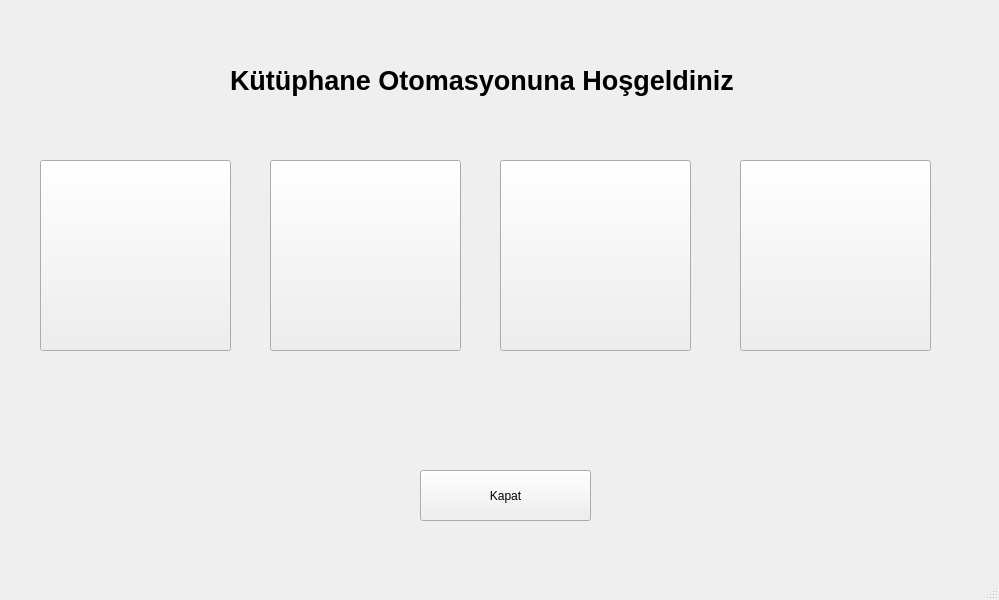
<?xml version="1.0" encoding="UTF-8"?>
<ui version="4.0">
 <class>MainWindow</class>
 <widget class="QMainWindow" name="MainWindow">
  <property name="geometry">
   <rect>
    <x>0</x>
    <y>0</y>
    <width>999</width>
    <height>600</height>
   </rect>
  </property>
  <property name="windowTitle">
   <string>MainWindow</string>
  </property>
  <widget class="QWidget" name="centralwidget">
   <widget class="QPushButton" name="pushButton">
    <property name="geometry">
     <rect>
      <x>40</x>
      <y>160</y>
      <width>191</width>
      <height>191</height>
     </rect>
    </property>
    <property name="styleSheet">
     <string notr="true">border-image: url(:/images/images/book.jpg);</string>
    </property>
    <property name="text">
     <string/>
    </property>
   </widget>
   <widget class="QPushButton" name="pushButton_2">
    <property name="geometry">
     <rect>
      <x>270</x>
      <y>160</y>
      <width>191</width>
      <height>191</height>
     </rect>
    </property>
    <property name="styleSheet">
     <string notr="true">border-image: url(:/images/images/odunc_1.jpg);</string>
    </property>
    <property name="text">
     <string/>
    </property>
   </widget>
   <widget class="QPushButton" name="pushButton_3">
    <property name="geometry">
     <rect>
      <x>500</x>
      <y>160</y>
      <width>191</width>
      <height>191</height>
     </rect>
    </property>
    <property name="styleSheet">
     <string notr="true">border-image: url(:/images/images/odunc_2.jpg);</string>
    </property>
    <property name="text">
     <string/>
    </property>
   </widget>
   <widget class="QPushButton" name="uye">
    <property name="geometry">
     <rect>
      <x>740</x>
      <y>160</y>
      <width>191</width>
      <height>191</height>
     </rect>
    </property>
    <property name="styleSheet">
     <string notr="true">border-image: url(:/images/images/user.jpg);</string>
    </property>
    <property name="text">
     <string/>
    </property>
   </widget>
   <widget class="QLabel" name="label">
    <property name="geometry">
     <rect>
      <x>230</x>
      <y>50</y>
      <width>651</width>
      <height>61</height>
     </rect>
    </property>
    <property name="palette">
     <palette>
      <active>
       <colorrole role="WindowText">
        <brush brushstyle="SolidPattern">
         <color alpha="255">
          <red>0</red>
          <green>0</green>
          <blue>0</blue>
         </color>
        </brush>
       </colorrole>
       <colorrole role="Button">
        <brush brushstyle="SolidPattern">
         <color alpha="255">
          <red>240</red>
          <green>45</green>
          <blue>19</blue>
         </color>
        </brush>
       </colorrole>
       <colorrole role="Light">
        <brush brushstyle="SolidPattern">
         <color alpha="255">
          <red>255</red>
          <green>140</green>
          <blue>125</blue>
         </color>
        </brush>
       </colorrole>
       <colorrole role="Midlight">
        <brush brushstyle="SolidPattern">
         <color alpha="255">
          <red>247</red>
          <green>92</green>
          <blue>72</blue>
         </color>
        </brush>
       </colorrole>
       <colorrole role="Dark">
        <brush brushstyle="SolidPattern">
         <color alpha="255">
          <red>120</red>
          <green>23</green>
          <blue>9</blue>
         </color>
        </brush>
       </colorrole>
       <colorrole role="Mid">
        <brush brushstyle="SolidPattern">
         <color alpha="255">
          <red>160</red>
          <green>30</green>
          <blue>13</blue>
         </color>
        </brush>
       </colorrole>
       <colorrole role="Text">
        <brush brushstyle="SolidPattern">
         <color alpha="255">
          <red>0</red>
          <green>0</green>
          <blue>0</blue>
         </color>
        </brush>
       </colorrole>
       <colorrole role="BrightText">
        <brush brushstyle="SolidPattern">
         <color alpha="255">
          <red>255</red>
          <green>255</green>
          <blue>255</blue>
         </color>
        </brush>
       </colorrole>
       <colorrole role="ButtonText">
        <brush brushstyle="SolidPattern">
         <color alpha="255">
          <red>0</red>
          <green>0</green>
          <blue>0</blue>
         </color>
        </brush>
       </colorrole>
       <colorrole role="Base">
        <brush brushstyle="SolidPattern">
         <color alpha="255">
          <red>255</red>
          <green>255</green>
          <blue>255</blue>
         </color>
        </brush>
       </colorrole>
       <colorrole role="Window">
        <brush brushstyle="SolidPattern">
         <color alpha="255">
          <red>240</red>
          <green>45</green>
          <blue>19</blue>
         </color>
        </brush>
       </colorrole>
       <colorrole role="Shadow">
        <brush brushstyle="SolidPattern">
         <color alpha="255">
          <red>0</red>
          <green>0</green>
          <blue>0</blue>
         </color>
        </brush>
       </colorrole>
       <colorrole role="AlternateBase">
        <brush brushstyle="SolidPattern">
         <color alpha="255">
          <red>247</red>
          <green>150</green>
          <blue>137</blue>
         </color>
        </brush>
       </colorrole>
       <colorrole role="ToolTipBase">
        <brush brushstyle="SolidPattern">
         <color alpha="255">
          <red>255</red>
          <green>255</green>
          <blue>220</blue>
         </color>
        </brush>
       </colorrole>
       <colorrole role="ToolTipText">
        <brush brushstyle="SolidPattern">
         <color alpha="255">
          <red>0</red>
          <green>0</green>
          <blue>0</blue>
         </color>
        </brush>
       </colorrole>
       <colorrole role="PlaceholderText">
        <brush brushstyle="SolidPattern">
         <color alpha="127">
          <red>0</red>
          <green>0</green>
          <blue>0</blue>
         </color>
        </brush>
       </colorrole>
       <colorrole role="Accent">
        <brush brushstyle="SolidPattern">
         <color alpha="255">
          <red>255</red>
          <green>255</green>
          <blue>255</blue>
         </color>
        </brush>
       </colorrole>
      </active>
      <inactive>
       <colorrole role="WindowText">
        <brush brushstyle="SolidPattern">
         <color alpha="255">
          <red>0</red>
          <green>0</green>
          <blue>0</blue>
         </color>
        </brush>
       </colorrole>
       <colorrole role="Button">
        <brush brushstyle="SolidPattern">
         <color alpha="255">
          <red>240</red>
          <green>45</green>
          <blue>19</blue>
         </color>
        </brush>
       </colorrole>
       <colorrole role="Light">
        <brush brushstyle="SolidPattern">
         <color alpha="255">
          <red>255</red>
          <green>140</green>
          <blue>125</blue>
         </color>
        </brush>
       </colorrole>
       <colorrole role="Midlight">
        <brush brushstyle="SolidPattern">
         <color alpha="255">
          <red>247</red>
          <green>92</green>
          <blue>72</blue>
         </color>
        </brush>
       </colorrole>
       <colorrole role="Dark">
        <brush brushstyle="SolidPattern">
         <color alpha="255">
          <red>120</red>
          <green>23</green>
          <blue>9</blue>
         </color>
        </brush>
       </colorrole>
       <colorrole role="Mid">
        <brush brushstyle="SolidPattern">
         <color alpha="255">
          <red>160</red>
          <green>30</green>
          <blue>13</blue>
         </color>
        </brush>
       </colorrole>
       <colorrole role="Text">
        <brush brushstyle="SolidPattern">
         <color alpha="255">
          <red>0</red>
          <green>0</green>
          <blue>0</blue>
         </color>
        </brush>
       </colorrole>
       <colorrole role="BrightText">
        <brush brushstyle="SolidPattern">
         <color alpha="255">
          <red>255</red>
          <green>255</green>
          <blue>255</blue>
         </color>
        </brush>
       </colorrole>
       <colorrole role="ButtonText">
        <brush brushstyle="SolidPattern">
         <color alpha="255">
          <red>0</red>
          <green>0</green>
          <blue>0</blue>
         </color>
        </brush>
       </colorrole>
       <colorrole role="Base">
        <brush brushstyle="SolidPattern">
         <color alpha="255">
          <red>255</red>
          <green>255</green>
          <blue>255</blue>
         </color>
        </brush>
       </colorrole>
       <colorrole role="Window">
        <brush brushstyle="SolidPattern">
         <color alpha="255">
          <red>240</red>
          <green>45</green>
          <blue>19</blue>
         </color>
        </brush>
       </colorrole>
       <colorrole role="Shadow">
        <brush brushstyle="SolidPattern">
         <color alpha="255">
          <red>0</red>
          <green>0</green>
          <blue>0</blue>
         </color>
        </brush>
       </colorrole>
       <colorrole role="AlternateBase">
        <brush brushstyle="SolidPattern">
         <color alpha="255">
          <red>247</red>
          <green>150</green>
          <blue>137</blue>
         </color>
        </brush>
       </colorrole>
       <colorrole role="ToolTipBase">
        <brush brushstyle="SolidPattern">
         <color alpha="255">
          <red>255</red>
          <green>255</green>
          <blue>220</blue>
         </color>
        </brush>
       </colorrole>
       <colorrole role="ToolTipText">
        <brush brushstyle="SolidPattern">
         <color alpha="255">
          <red>0</red>
          <green>0</green>
          <blue>0</blue>
         </color>
        </brush>
       </colorrole>
       <colorrole role="PlaceholderText">
        <brush brushstyle="SolidPattern">
         <color alpha="127">
          <red>0</red>
          <green>0</green>
          <blue>0</blue>
         </color>
        </brush>
       </colorrole>
       <colorrole role="Accent">
        <brush brushstyle="SolidPattern">
         <color alpha="255">
          <red>255</red>
          <green>255</green>
          <blue>255</blue>
         </color>
        </brush>
       </colorrole>
      </inactive>
      <disabled>
       <colorrole role="WindowText">
        <brush brushstyle="SolidPattern">
         <color alpha="255">
          <red>120</red>
          <green>23</green>
          <blue>9</blue>
         </color>
        </brush>
       </colorrole>
       <colorrole role="Button">
        <brush brushstyle="SolidPattern">
         <color alpha="255">
          <red>240</red>
          <green>45</green>
          <blue>19</blue>
         </color>
        </brush>
       </colorrole>
       <colorrole role="Light">
        <brush brushstyle="SolidPattern">
         <color alpha="255">
          <red>255</red>
          <green>140</green>
          <blue>125</blue>
         </color>
        </brush>
       </colorrole>
       <colorrole role="Midlight">
        <brush brushstyle="SolidPattern">
         <color alpha="255">
          <red>247</red>
          <green>92</green>
          <blue>72</blue>
         </color>
        </brush>
       </colorrole>
       <colorrole role="Dark">
        <brush brushstyle="SolidPattern">
         <color alpha="255">
          <red>120</red>
          <green>23</green>
          <blue>9</blue>
         </color>
        </brush>
       </colorrole>
       <colorrole role="Mid">
        <brush brushstyle="SolidPattern">
         <color alpha="255">
          <red>160</red>
          <green>30</green>
          <blue>13</blue>
         </color>
        </brush>
       </colorrole>
       <colorrole role="Text">
        <brush brushstyle="SolidPattern">
         <color alpha="255">
          <red>120</red>
          <green>23</green>
          <blue>9</blue>
         </color>
        </brush>
       </colorrole>
       <colorrole role="BrightText">
        <brush brushstyle="SolidPattern">
         <color alpha="255">
          <red>255</red>
          <green>255</green>
          <blue>255</blue>
         </color>
        </brush>
       </colorrole>
       <colorrole role="ButtonText">
        <brush brushstyle="SolidPattern">
         <color alpha="255">
          <red>120</red>
          <green>23</green>
          <blue>9</blue>
         </color>
        </brush>
       </colorrole>
       <colorrole role="Base">
        <brush brushstyle="SolidPattern">
         <color alpha="255">
          <red>240</red>
          <green>45</green>
          <blue>19</blue>
         </color>
        </brush>
       </colorrole>
       <colorrole role="Window">
        <brush brushstyle="SolidPattern">
         <color alpha="255">
          <red>240</red>
          <green>45</green>
          <blue>19</blue>
         </color>
        </brush>
       </colorrole>
       <colorrole role="Shadow">
        <brush brushstyle="SolidPattern">
         <color alpha="255">
          <red>0</red>
          <green>0</green>
          <blue>0</blue>
         </color>
        </brush>
       </colorrole>
       <colorrole role="AlternateBase">
        <brush brushstyle="SolidPattern">
         <color alpha="255">
          <red>240</red>
          <green>45</green>
          <blue>19</blue>
         </color>
        </brush>
       </colorrole>
       <colorrole role="ToolTipBase">
        <brush brushstyle="SolidPattern">
         <color alpha="255">
          <red>255</red>
          <green>255</green>
          <blue>220</blue>
         </color>
        </brush>
       </colorrole>
       <colorrole role="ToolTipText">
        <brush brushstyle="SolidPattern">
         <color alpha="255">
          <red>0</red>
          <green>0</green>
          <blue>0</blue>
         </color>
        </brush>
       </colorrole>
       <colorrole role="PlaceholderText">
        <brush brushstyle="SolidPattern">
         <color alpha="127">
          <red>120</red>
          <green>23</green>
          <blue>9</blue>
         </color>
        </brush>
       </colorrole>
       <colorrole role="Accent">
        <brush brushstyle="SolidPattern">
         <color alpha="255">
          <red>255</red>
          <green>98</green>
          <blue>77</blue>
         </color>
        </brush>
       </colorrole>
      </disabled>
     </palette>
    </property>
    <property name="font">
     <font>
      <pointsize>20</pointsize>
      <bold>true</bold>
     </font>
    </property>
    <property name="text">
     <string>Kütüphane Otomasyonuna Hoşgeldiniz</string>
    </property>
   </widget>
   <widget class="QPushButton" name="pushButton_4">
    <property name="geometry">
     <rect>
      <x>420</x>
      <y>470</y>
      <width>171</width>
      <height>51</height>
     </rect>
    </property>
    <property name="text">
     <string>Kapat</string>
    </property>
   </widget>
  </widget>
  <widget class="QStatusBar" name="statusbar"/>
  <widget class="QMenuBar" name="menuBar">
   <property name="geometry">
    <rect>
     <x>0</x>
     <y>0</y>
     <width>999</width>
     <height>25</height>
    </rect>
   </property>
  </widget>
 </widget>
 <resources/>
 <connections/>
</ui>
